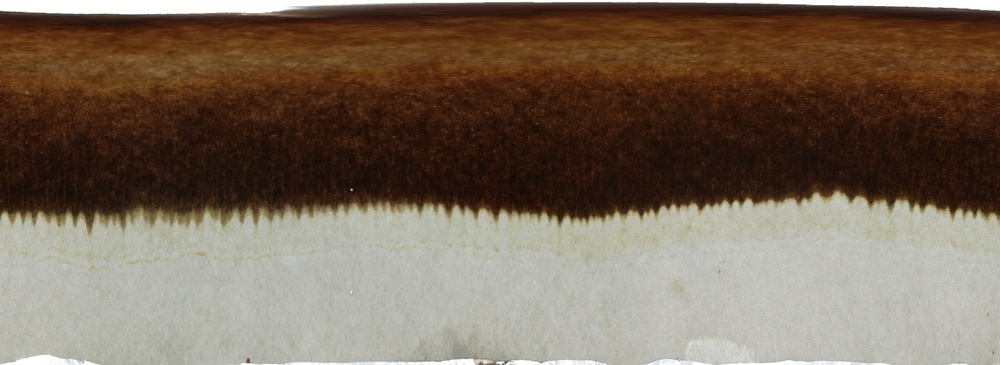
#> input picture uploads/time_Jul022020_07_36_39.jpg, 1000 x 365 px, shrunk from 2304 x 840 before the run
$ python -i Metodos.py   (imports and definitions only)
#> lines starting #> are read from the running program, lines starting #| are printed output that depends on the picture; after the words box and inside, x2 and y2 are one past the last pixel; in counts of white or black regions, pixels touching at a corner belong together
#> further down, picture is the input picture: shape (365, 1000, 3); mean B, G, R 88.9, 104.1, 120.4
import cv2
import numpy as np
import matplotlib
import math
from matplotlib.pyplot import imshow
from matplotlib import pyplot as plt

def buscar_dientes(imgColor):
    imgGray = cv2.cvtColor(imgColor, cv2.COLOR_BGR2GRAY)
    # cv2.imshow( "Titulo", imgColor )
    # cv2.waitKey()
    #kernel
    kernel = cv2.getStructuringElement(cv2.MORPH_ELLIPSE,(8,8))
    #Binarizacion
    umbral = cv2.threshold(imgGray,0,255,cv2.THRESH_BINARY+cv2.THRESH_OTSU)[0]
    imgBinarizada = cv2.threshold(imgGray, umbral, 255, cv2.THRESH_BINARY)[1]
    # cv2.imwrite('binarizada.png', imgBinarizada)
    erocion = cv2.erode(imgBinarizada, kernel, iterations=7)
    contours = cv2.findContours(erocion,1,2)[0]
    i = 0
    for cnt in contours:
        # cnt_len = cv2.arcLength(cnt, True)
        approx = cv2.approxPolyDP(cnt, 0.01*cv2.arcLength(cnt,True), True)
        # print ( cnt )
        # approx = cv2.approxPolyDP(cnt,0.01*cnt_len,True)
        if len(approx)==5:
            i+=1
            cv2.drawContours(imgColor,[cnt],0,(0,0,255),-1)
        elif len(approx)==3:
            i+=1
            cv2.drawContours(imgColor,[cnt],0,(0,0,255),-1)
        elif len(approx) == 9:
            i+=1
            cv2.drawContours(imgColor,[cnt],0,(0,0,255),-1)
    # cv2.imwrite('erosion.png', erocion)
    # cv2.imwrite('dientes.png', imgColor)
    if (i > 5):
        return 1
    else:
        return 0


def detectar_lineas(imgColor):
    #img = cv2.imread('ImgMejoradas/1.jpg',0)
    #converted = convert_hls(img)
    image = cv2.cvtColor(imgColor,cv2.COLOR_BGR2HLS)
#> image: shape (365, 1000, 3); mean of channels 0, 1, 2 20.7, 104.9, 94.1
    lower = np.uint8([0, 200, 0])
    upper = np.uint8([255, 255, 255])
    white_mask = cv2.inRange(image, lower, upper)
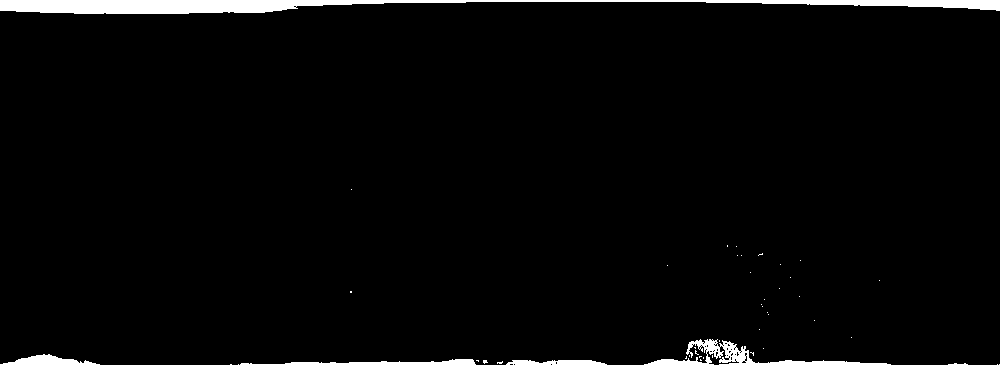
#> white_mask: shape (365, 1000); 2.7% white; 47 white regions (41 under 20 px), largest, box (x1, y1, x2, y2) and area: (0, 0, 1000, 14) 6642, (644, 339, 891, 365) 1537, (240, 359, 476, 365) 683, (0, 354, 100, 365) 577, (506, 360, 607, 365) 406, (948, 363, 968, 365) 25
    # yellow color mask
    lower = np.uint8([10, 0,   100])
    upper = np.uint8([40, 255, 255])
    yellow_mask = cv2.inRange(image, lower, upper)
#> yellow_mask: shape (365, 1000); 37.1% white; 792 white regions (695 under 20 px), largest, box (x1, y1, x2, y2) and area: (0, 12, 1000, 222) 125414, (780, 136, 840, 180) 705, (0, 0, 195, 6) 673
    # combine the mask
    mask = cv2.bitwise_or(white_mask, yellow_mask)
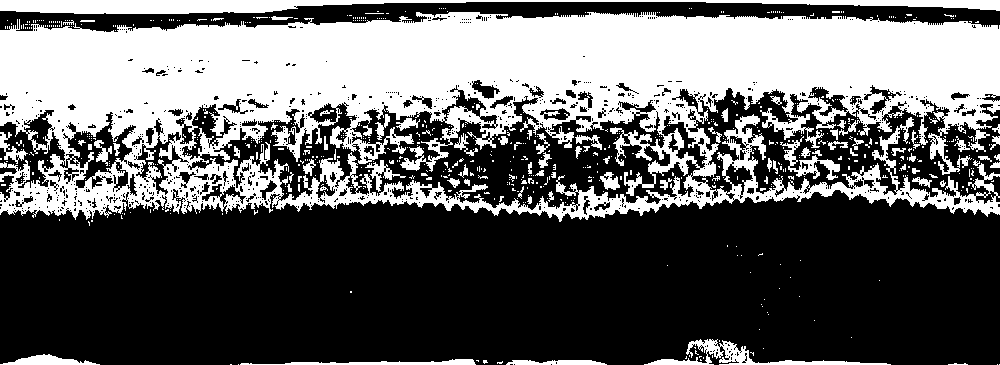
#> mask: shape (365, 1000); 39% white; 685 white regions (604 under 20 px), largest, box (x1, y1, x2, y2) and area: (0, 12, 1000, 222) 125414, (0, 0, 1000, 14) 6642, (644, 339, 891, 365) 1537
    result = imgColor.copy()
    # cv2.imwrite('ImgGeneradas/lineas_detectadas/mask.jpg',mask)
    #cv2.imwrite('ImgGeneradas/lineas_detectadas/hls.jpg',image)

    height,width = mask.shape
#> height = 365; width = 1000
    skel = np.zeros([height,width],dtype=np.uint8)      #[height,width,3]
    kernel = cv2.getStructuringElement(cv2.MORPH_CROSS, (3,3))
    temp_nonzero = np.count_nonzero(mask)
#> temp_nonzero = 142312
    while(np.count_nonzero(mask) != 0 ):
        eroded = cv2.erode(mask,kernel)
        #cv2.imwrite('ImgGeneradas/lineas_detectadas/erode.jpg',eroded)
        temp = cv2.dilate(eroded,kernel)
        #cv2.imwrite('ImgGeneradas/lineas_detectadas/dilate.jpg',temp)
        temp = cv2.subtract(mask,temp)
        skel = cv2.bitwise_or(skel,temp)
        mask = eroded.copy()
#> this loop made 48 passes
#> pass 1, in detectar_lineas, `eroded = cv2.erode(mask,kernel)`:
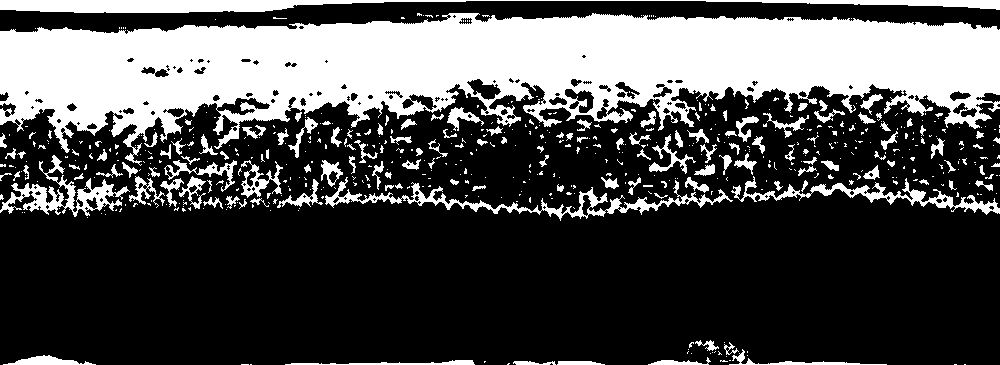
#> eroded: shape (365, 1000); 30.5% white; 564 white regions (418 under 20 px), largest, box (x1, y1, x2, y2) and area: (0, 13, 1000, 166) 84192, (0, 0, 1000, 13) 5635, (325, 177, 733, 221) 2777
#> after the loop: eroded: shape (365, 1000); every value is 0
#> after the loop:
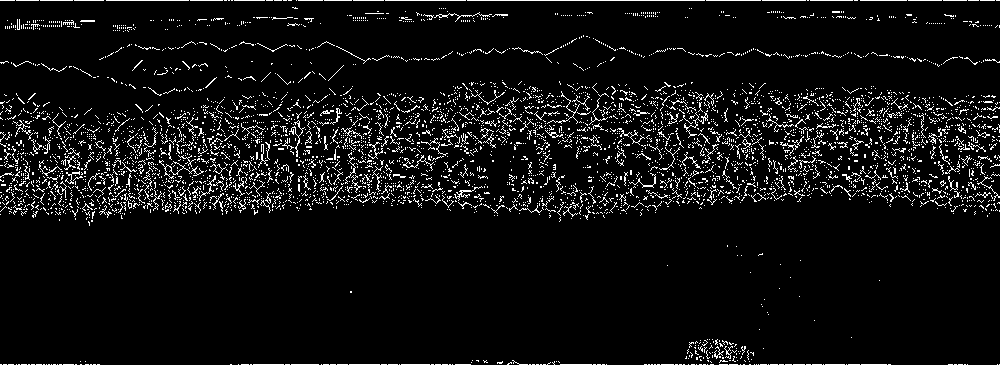
#> skel: shape (365, 1000); 6.3% white in thin lines or dots

    # cv2.imwrite('ImgGeneradas/lineas_detectadas/skel.jpg',skel)

    edges = cv2.Canny(skel, 50, 150)
#> edges: shape (365, 1000); 8.3% white in thin lines or dots
    cierre = cv2.morphologyEx(edges, cv2.MORPH_CLOSE, kernel)
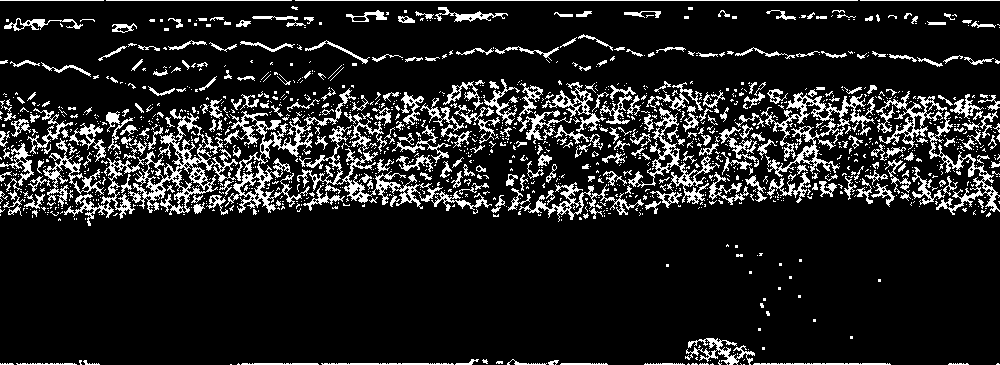
#> cierre: shape (365, 1000); 13% white in thin lines or dots
    cierre = cv2.morphologyEx(cierre, cv2.MORPH_CLOSE, kernel)
    dilatacion = cv2.dilate(cierre, kernel, iterations=2)
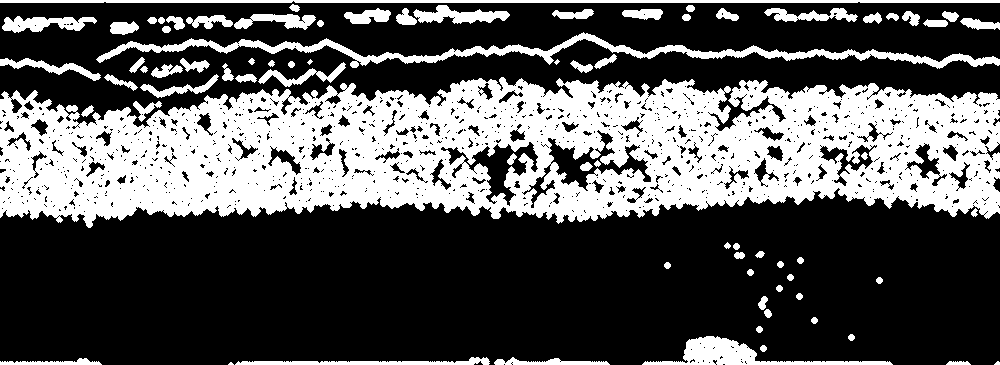
#> dilatacion: shape (365, 1000); 34.1% white; 77 white regions (4 under 20 px), largest, box (x1, y1, x2, y2) and area: (0, 77, 1000, 228) 99544, (96, 32, 1000, 69) 6154, (0, 0, 1000, 3) 2992
    erosion= cv2.erode(dilatacion, kernel, iterations=1)
#> erosion: shape (365, 1000); 27.8% white; 106 white regions (16 under 20 px), largest, box (x1, y1, x2, y2) and area: (0, 78, 1000, 227) 83600, (455, 33, 1000, 68) 2611, (643, 337, 892, 365) 1965
    cierre = cv2.morphologyEx(erosion, cv2.MORPH_CLOSE, kernel)
    apertura = cv2.morphologyEx(cierre, cv2.MORPH_OPEN, kernel)
#> apertura: shape (365, 1000); 27.8% white; 112 white regions (19 under 20 px), largest, box (x1, y1, x2, y2) and area: (0, 78, 1000, 227) 83339, (643, 337, 892, 365) 1963, (687, 46, 1000, 68) 1494
    median = cv2.medianBlur(apertura,5)
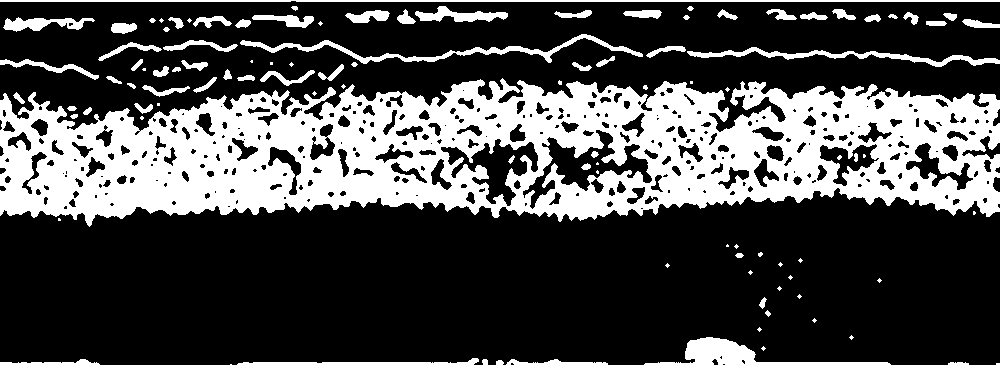
#> median: shape (365, 1000); 29.2% white; 106 white regions (38 under 20 px)
    # [8 lines of commented-out code are left out]
    contornos = cv2.findContours(median, cv2.RETR_EXTERNAL, cv2.CHAIN_APPROX_SIMPLE)[0]
#> contornos = 98 contours, 41 with area under 20; largest, box (x1, y1, x2, y2) and area: (0, 78, 1000, 227) 108016, (644, 337, 891, 365) 1808, (240, 34, 643, 64) 1524, (687, 47, 1000, 67) 1169, (0, 0, 1000, 2) 994

    # cv2.polylines(result,contornos,1, (0,255,0))
    # cv2.imwrite('ImgGeneradas/lineas_detectadas/result.jpg',result)

    if (len(contornos) > 500):
        return 1
    else:
        return 0


# a = cv2.imread('01.jpg',0)
# b = cv2.imread('01.jpg')

# print(buscar_dientes(b,a))

>>> import cv2
>>> picture = cv2.imread('../uploads/time_Jul022020_07_36_39.jpg')
>>> result = detectar_lineas(picture)
#> result = 0
